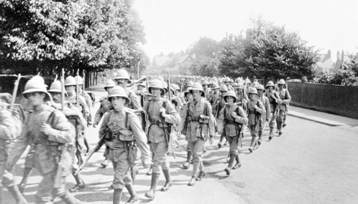
#> input picture episodes/canakkale-kayip-tabur/img/sandringham_bolugu_1915.png, 358 x 204 px
$ python kanit_manset.py
#> lines starting #> are read from the running program, lines starting #| are printed output that depends on the picture
"""Kanıt 2: YouTube küçük resmi tarzı başlık görseli (kendi tasarımımız; medya logosu, ok, bant yok).

    python episodes/canakkale-kayip-tabur/kanit_manset.py [kaynak.png] [çıktı.jpg] [--crop x0,y0,x1,y1]

final-4 (2026-10-11, iki hakemin ortak önerisi): kaynak artık kanıt 1'deki gazete fotoğrafı DEĞİL (12,5. sn'deki
kesme aynı fotoğrafa yakınlaşma gibi okunuyordu ve üst kenarda gazetenin çizgisi/süsü kalıyordu), Sandringham
Bölüğü'nün kendi fotoğrafı: Wikimedia Commons "File:Norfolk_Regiment_1915.png" (358x204), "Men of the Sandringham
Company, 1/5th Battalion, Norfolk Regiment, in tropical uniform, 1915", yazarı bilinmiyor, kamu malı (PD-old).
Yerel kopya: img/sandringham_bolugu_1915.png. Askerler bizim iki wojak'ın taktığı Wolseley mantar miğferleriyle.

Tarif (görsel hakem): kırp (0, 1, 358, 203) -> gri ton autocontrast cutoff 0,5 -> BICUBIC 2160x1216 -> Anton 124 px
(2x), 9 px siyah kontur, sağa yaslı (ink sağ kenarı 1050), ink üst kenarları 30 ve 170: beyaz "ÇANAKKALE'DE" / sarı
#FFE600 "KAYBOLAN TABUR!" -> LANCZOS 1080x608 -> yeniden yüklenmiş küçük resim dokusu: 540x304 (LANCZOS) ->
1080x608 (BICUBIC), JPEG kalite 70.
"""
import argparse
from pathlib import Path

from PIL import Image, ImageDraw, ImageFont, ImageOps

EP = Path(__file__).resolve().parent
FONT = EP.parents[1] / "assets" / "fonts" / "Anton-Regular.ttf"

ap = argparse.ArgumentParser()
ap.add_argument("src", nargs="?", default=str(EP / "img" / "sandringham_bolugu_1915.png"))
ap.add_argument("out", nargs="?", default=str(EP / "img" / "kanit_manset_kaybolan_tabur.jpg"))
ap.add_argument("--crop", default="0,1,358,203", help="kaynakta 16:9 kırpım kutusu x0,y0,x1,y1")
ap.add_argument("--cutoff", type=float, default=0.5)
a = ap.parse_args()

W, H = 1080, 608
K = 2  # 2x çiz, sonra indir

box = tuple(int(v) for v in a.crop.split(","))
ph = Image.open(a.src).convert("L").crop(box)
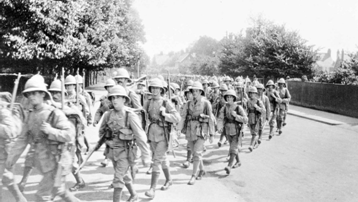
#> ph: PIL image 358x202 L; min 0, max 255, mean 172.2
ph = ImageOps.autocontrast(ph, cutoff=a.cutoff)
ph = ph.resize((W * K, H * K), Image.BICUBIC).convert("RGB")
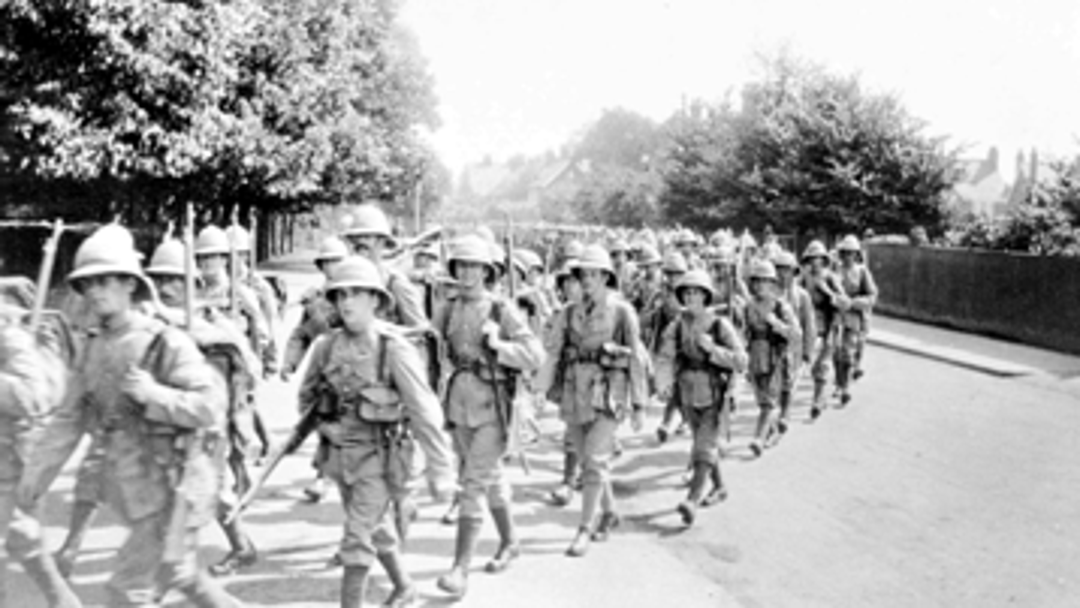
#> ph: PIL image 2160x1216 RGB (shown at 1/2 size); min 0, max 255, mean 169.8

d = ImageDraw.Draw(ph)
f = ImageFont.truetype(str(FONT), 124 * K)
RIGHT = 1050 * K                       # ink sağ kenarı
lines = [("ÇANAKKALE'DE", (255, 255, 255)), ("KAYBOLAN TABUR!", (255, 230, 0))]
tops = [30 * K, 170 * K]               # ink üst kenarları
for (t, col), top in zip(lines, tops):
    l, tp, r, b = f.getbbox(t)
    d.text((RIGHT - r, top - tp), t, font=f, fill=col, stroke_width=9 * K, stroke_fill=(0, 0, 0))

im = ph.resize((W, H), Image.LANCZOS)
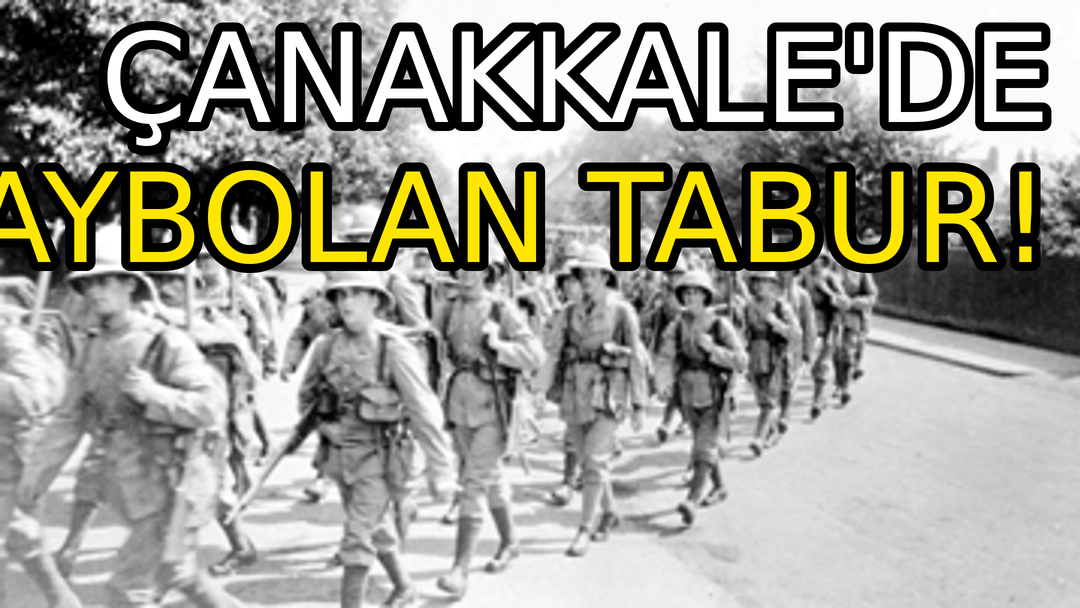
#> im: PIL image 1080x608 RGB; mean R, G, B 154.3, 153.3, 142.7
# yeniden yüklenmiş küçük resim dokusu (orijinallerin son kanıtları gibi yumuşak, sıkıştırılmış)
im = im.resize((540, 304), Image.LANCZOS).resize((W, H), Image.BICUBIC)
im.save(a.out, quality=70)
print(a.out, im.size)
#| episodes/canakkale-kayip-tabur/img/kanit_manset_kaybolan_tabur.jpg (1080, 608)

$ run again, with episodes/canakkale-kayip-tabur/img/anafartalar_tepeler.jpg saved as episodes/canakkale-kayip-tabur/img/sandringham_bolugu_1915.png
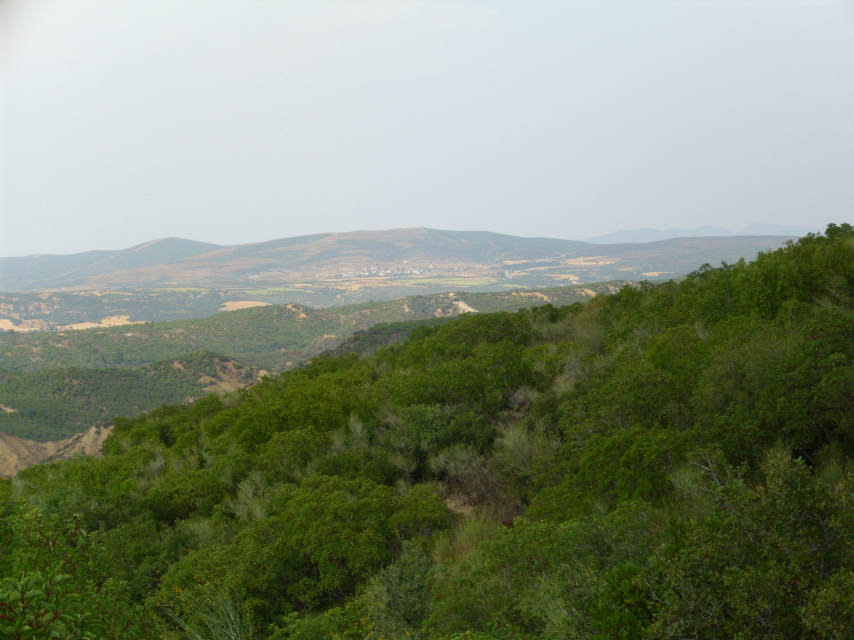
#> input picture episodes/canakkale-kayip-tabur/img/anafartalar_tepeler.jpg, 2560 x 1920 px (shown at 1/3 size)
#> `ph = Image.open(a.src).convert("L").crop(box)`:
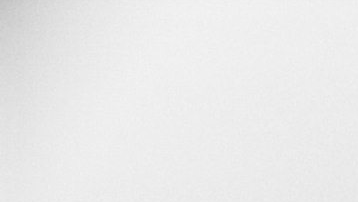
#> ph: PIL image 358x202 L; min 194, max 244, mean 234.6
#> `im = ph.resize((W, H), Image.LANCZOS)`:
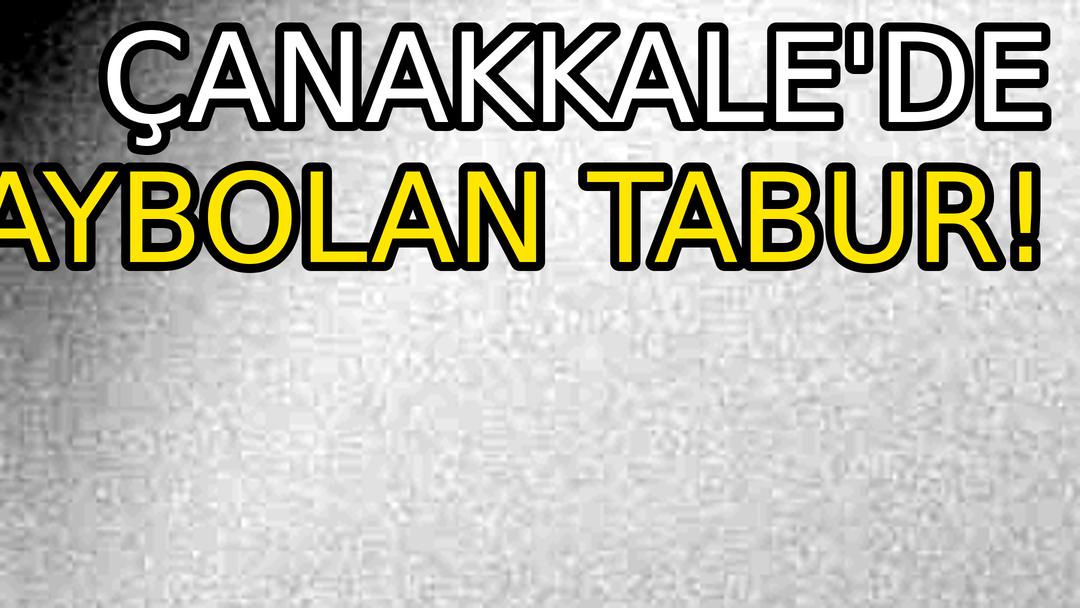
#> im: PIL image 1080x608 RGB; mean R, G, B 181.6, 180.5, 169.9
#| episodes/canakkale-kayip-tabur/img/kanit_manset_kaybolan_tabur.jpg (1080, 608)

$ run again, with episodes/canakkale-kayip-tabur/img/azmak_mezarligi.jpg saved as episodes/canakkale-kayip-tabur/img/sandringham_bolugu_1915.png
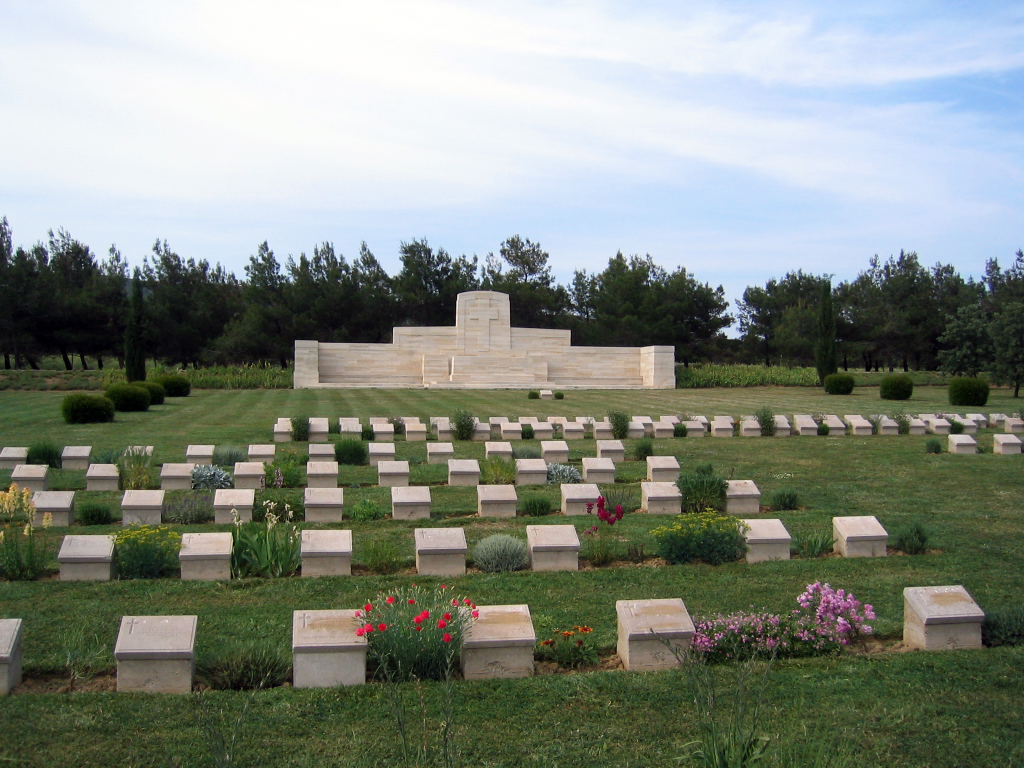
#> input picture episodes/canakkale-kayip-tabur/img/azmak_mezarligi.jpg, 2048 x 1536 px (shown at 1/2 size)
#> `ph = Image.open(a.src).convert("L").crop(box)`:
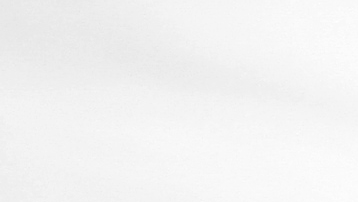
#> ph: PIL image 358x202 L; min 228, max 255, mean 242.9
#> `im = ph.resize((W, H), Image.LANCZOS)`:
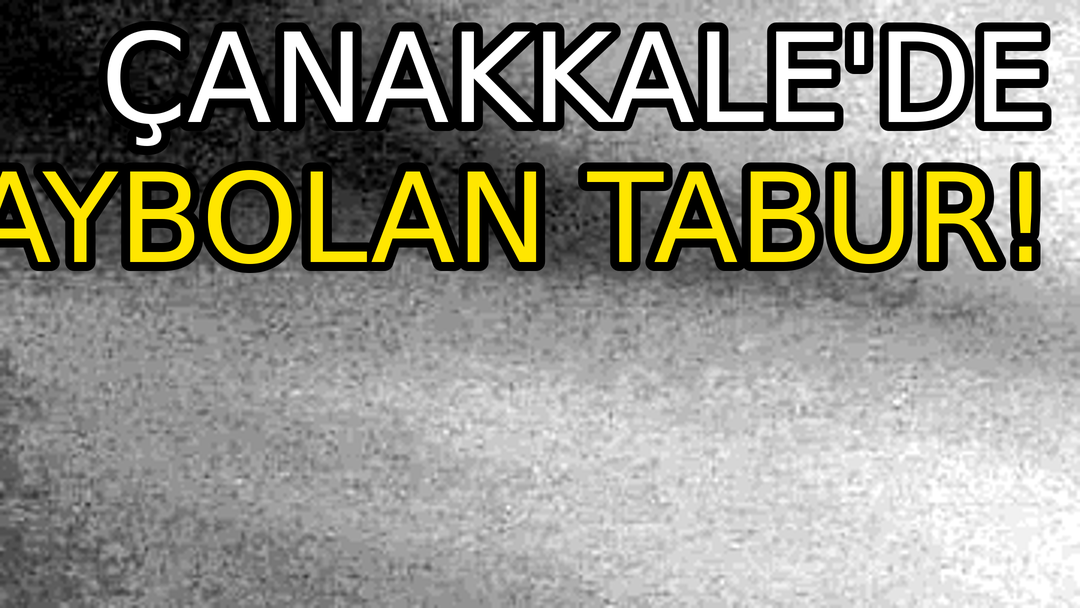
#> im: PIL image 1080x608 RGB; mean R, G, B 141.6, 140.6, 130
#| episodes/canakkale-kayip-tabur/img/kanit_manset_kaybolan_tabur.jpg (1080, 608)

$ run again, with episodes/canakkale-kayip-tabur/img/buyukanafarta.jpg saved as episodes/canakkale-kayip-tabur/img/sandringham_bolugu_1915.png
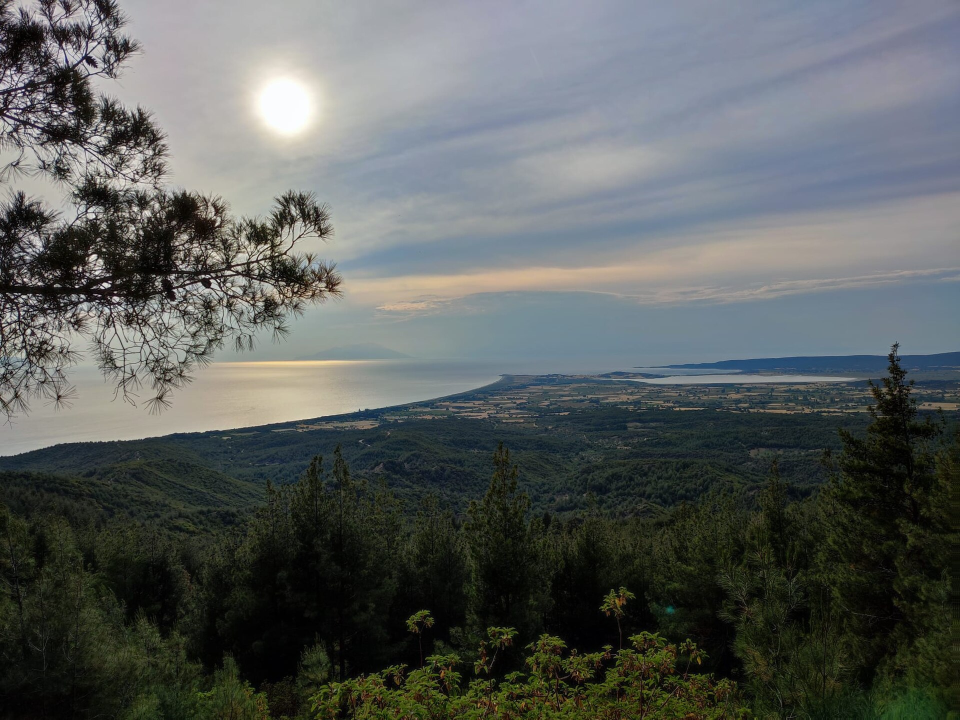
#> input picture episodes/canakkale-kayip-tabur/img/buyukanafarta.jpg, 1920 x 1440 px (shown at 1/2 size)
#> `ph = Image.open(a.src).convert("L").crop(box)`:
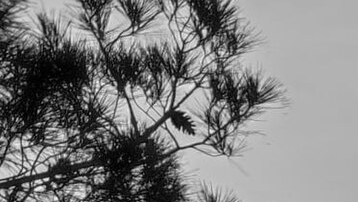
#> ph: PIL image 358x202 L; min 0, max 250, mean 125.7
#> `im = ph.resize((W, H), Image.LANCZOS)`:
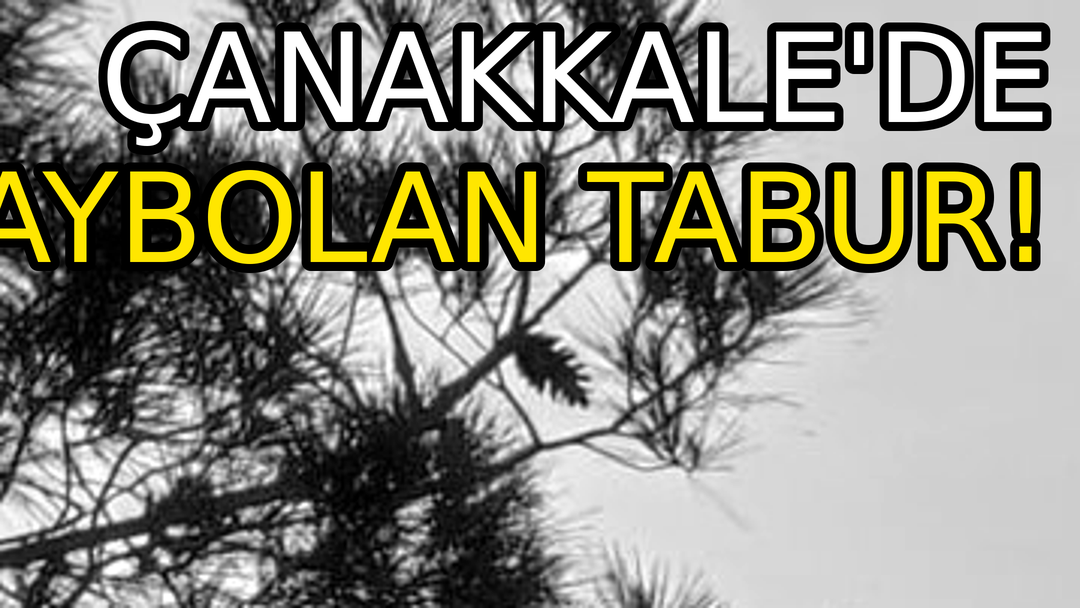
#> im: PIL image 1080x608 RGB; mean R, G, B 135.6, 134.5, 123.9
#| episodes/canakkale-kayip-tabur/img/kanit_manset_kaybolan_tabur.jpg (1080, 608)
